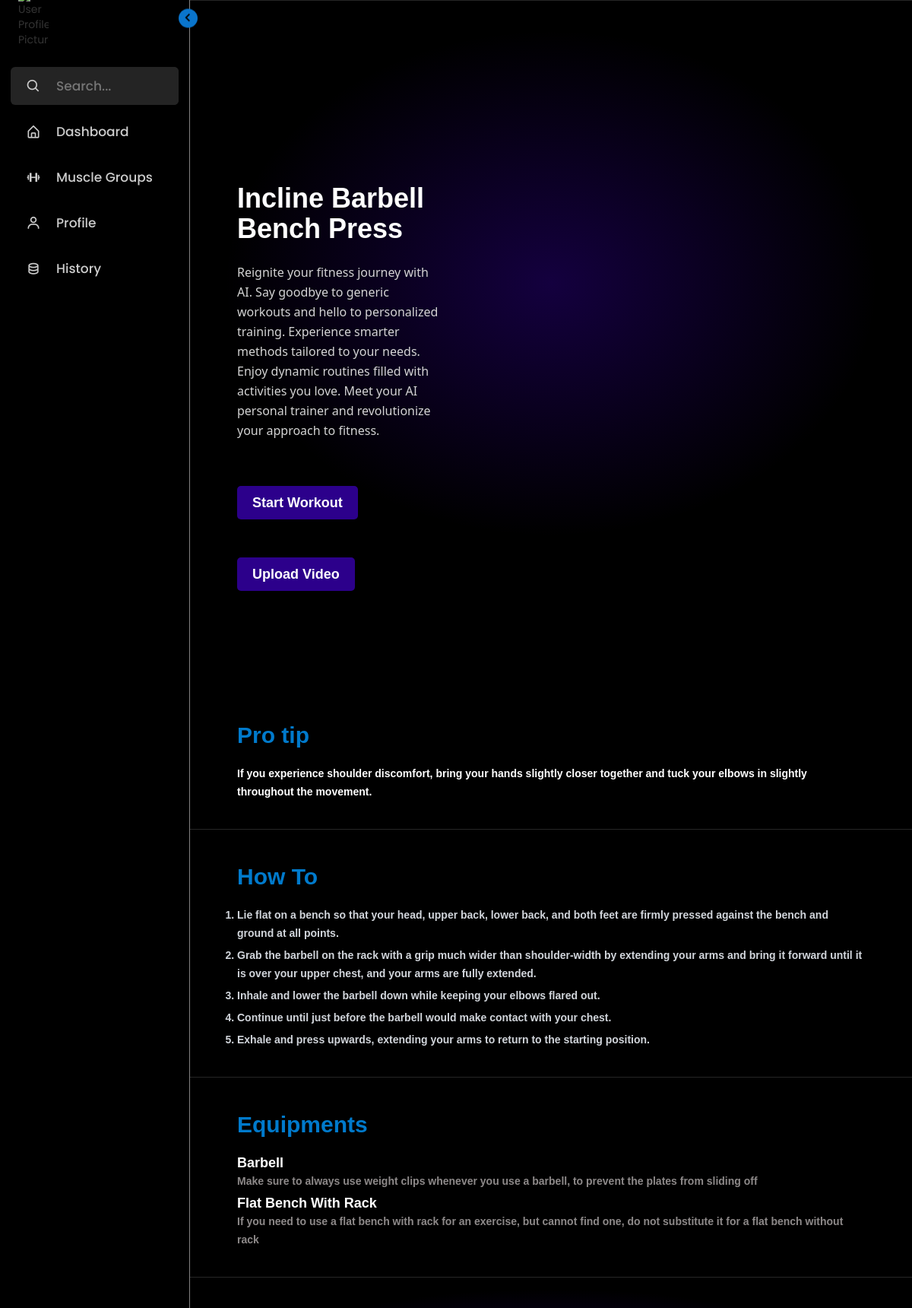
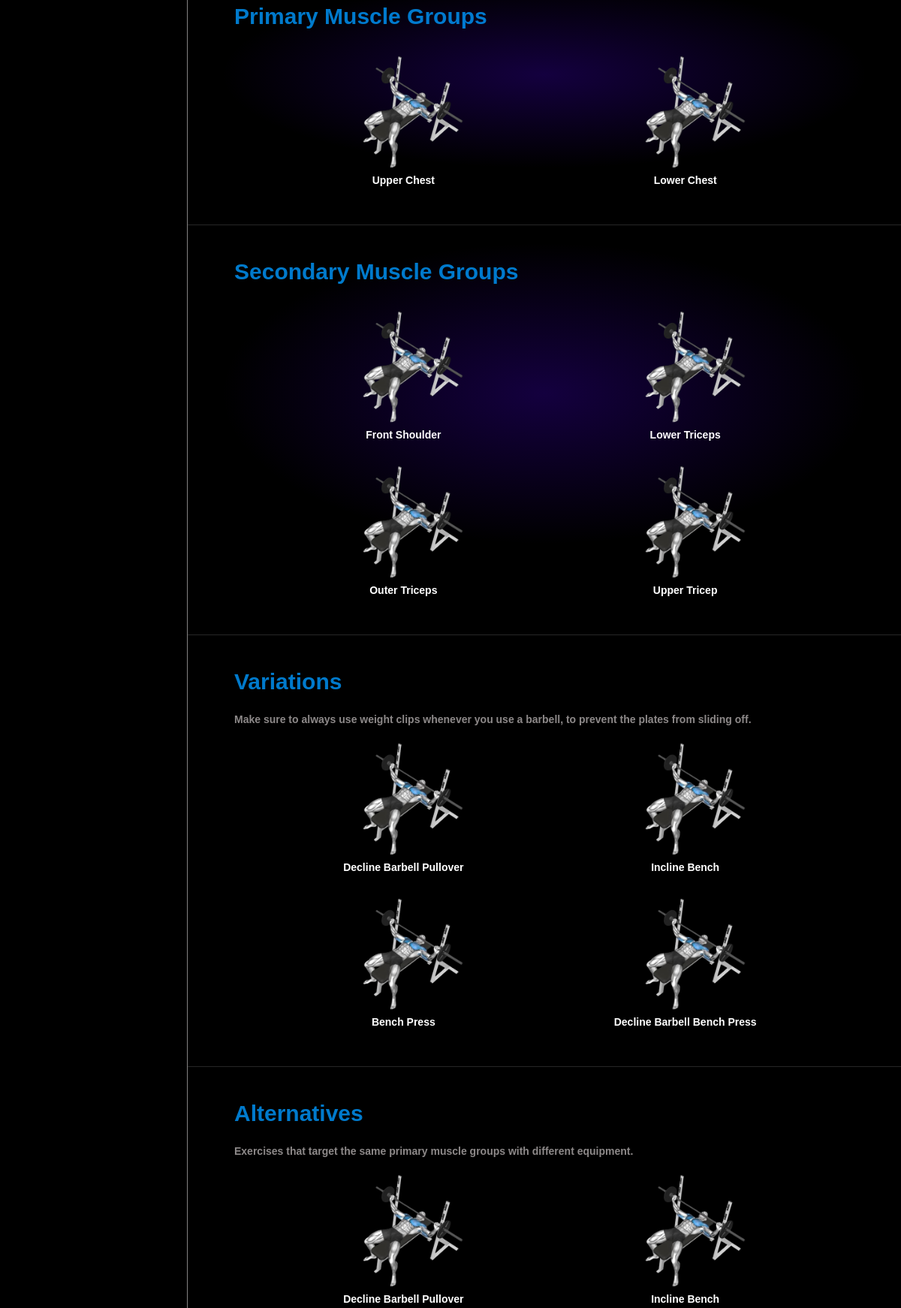
The app's page /workout/Incline Barbell Bench Press/ (signed in, upper part) with its own data (2 pictures, top to bottom).
### muscleGroups/models.py (models this page shows, shortened)
class Workout(models.Model):
    name = models.CharField(max_length=100, verbose_name='Workout Name')
    protip = models.TextField(null=True, blank=True, verbose_name='Pro Tip')
    howto = models.TextField(null=True, blank=True, verbose_name='How To')
    equipments = models.TextField(null=True, blank=True, verbose_name='Equipments')
    primary_image = models.ImageField(upload_to='workouts_photos', default='workouts_photos/1.png')
    secondary_image = models.ImageField(upload_to='workouts_photos', default='workouts_photos/1.png')
    variations_image = models.ImageField(upload_to='workouts_photos', default='workouts_photos/1.png')
    alternatives_image = models.ImageField(upload_to='workouts_photos', default='workouts_photos/1.png')
    video = models.FileField(upload_to='workout_videos', null=True, blank=True, verbose_name='Workout Video', default='workouts_videos/1.mp4')
    musclegroup_workout = models.CharField(max_length=100, default='n')  # Ensure names are unique
    class Meta:
        verbose_name = 'Workout'
        ordering = ['name']

### muscleGroups/views.py (the view)
# urls.py: path('',include('muscleGroups.urls')), #workouts
def workouts(request, msw_name):
    user_info = request.session.get('user_info', None)
    if user_info is None:
        return render(request, 'pages/login_pages/login.html')
    else:
        try:
            muscle_group_workout = msw_name
            workout = Workout.objects.filter(musclegroup_workout=muscle_group_workout)
            equipment_labels = []
            protip = ''
            howto_sentences = []
            if workout.exists():
                workout_instance = workout[0]
                if workout_instance.howto:
                    howto_sentences = workout_instance.howto.split('//')
                if workout_instance.protip:
                    words = workout_instance.protip.split(' ')
                    protip = ' '.join(words)
                if workout_instance.equipments:
                    for item in workout_instance.equipments.split('.'):
                        parts = item.strip().split(':')
                        if len(parts) == 2:
                            equipment_labels.append((parts[0], parts[1]))
            else:
                workout_instance = None
        except Workout.DoesNotExist:
            workout_instance = None
        return render(request, 'muscleGroups/workoutss.html', {'user_info': user_info,
                                                              'workout_instance': workout_instance,
                                                              'equipment_labels': equipment_labels,
                                                              'protip': protip,
                                                              'howto_sentences': howto_sentences,
                                                              'muscle_group_workout':muscle_group_workout})

### Templates/muscleGroups/workoutss.html (shortened to what this page needs)
{% extends 'pages/user.html' %}
{% block extra_css %}
{% load static %}
<link rel="stylesheet" href="{% static 'css/workouts/woork.css' %}" />
<link href="{% static 'css/pages/main.css' %}" rel="stylesheet" type="text/css" />
{% endblock extra_css %}
{% block content %}
<section class="section-banner">
  <div class="container mt-head">
    <aside class="home__hero">
      <div id="banner_Content" class="home-hero__content">
        <h1 class="banner_Largetxt">
          {{ workout_instance.name }}
        </h1>
        <p class="txt paragraph-normal">
          Reignite your fitness journey with AI. Say goodbye to generic workouts and hello to personalized training.
          Experience smarter methods tailored to your needs. Enjoy dynamic routines filled with activities you love.
          Meet your AI personal trainer and revolutionize your approach to fitness.
          <br />
        <div class="banner_buttons">
          <button id="start-button" onclick="startCamera()">
            <h4>Start Workout</h4>
          </button>
          <div class="button-container">
            <button id="uploadButton"><h4>Upload Video</h4></button>
          </div>
        </div>
      </div>
      <div id="banner_Video" class="home-hero__video">
        <div class="banner_video_Container">
          <div class="banner-video">
            <video autoplay loop muted frameborder="0" style="
                    position: absolute;
                    top: 0;
                    left: 0;
                    width: 100%;
                    height: 100%;" allow="autoplay; fullscreen" allowfullscreen>
              <source src="{{ workout_instance.video.url }}" type="video/mp4" />
            </video>
          </div>
        </div>
      </div>
    </aside>
  </div>
</section>
<section class="section-protip">
  <div class="container mt-head">
    <h2>Pro tip</h2>
    <h5>{{ protip }}</h5>
  </div>
</section>
<section class="section-how">
  <div class="container mt-head">
    <h2>How To</h2>
    <ol>
      {% for sentence in howto_sentences %}
      <li>{{ sentence }}</li>
      {% endfor %}
    </ol>
  </div>
</section>
<section class="section-equipment">
  <div class="container mt-head">
    <h2>Equipments</h2>
    {% for label, description in equipment_labels %}
    <h4>{{ label }}</h4>
    <h5 style="color: rgb(141, 137, 137)">{{ description }}</h5>
    {% endfor %}
  </div>
</section>
<section class="section-pmusclegroup">
  <div class="container mt-head">
    <h2>Primary Muscle Groups</h2>
    <div class="cards">
      <div class="card">
        <img src="{{ workout_instance.primary_image.url }}" alt="upper_chest3">
        <h5>Upper Chest</h5>
      </div>
      <div class="card">
        <img src="{{ workout_instance.primary_image.url }}" alt="upper_chest3">
        <h5>Lower Chest</h5>
      </div>
    </div>
</section>
<section class="section-smusclegroup">
  <div class="container mt-head">
    <h2>Secondary Muscle Groups</h2>
    <div class="cards">
      <div class="card">
        <img src="{{ workout_instance.primary_image.url }}" alt="upper_chest3">
        <h5>Front Shoulder</h5>
      </div>
      <div class="card">
        <img src="{{ workout_instance.primary_image.url }}" alt="upper_chest3">
        <h5>Lower Triceps</h5>
      </div>
      <div class="card">
        <img src="{{ workout_instance.primary_image.url }}" alt="upper_chest3">
        <h5>Outer Triceps</h5>
      </div>
      <div class="card">
        <img src="{{ workout_instance.primary_image.url }}" alt="upper_chest3">
        <h5>Upper Tricep</h5>
      </div>
    </div>
  </div>
</section>
<section class="section-variation">
  <div class="container mt-head">
    <h2 style=" text-align: left; "> Variations </h2>
    <h5 style="color:rgb(141, 137, 137);">Make sure to always use weight clips whenever you use a barbell, to prevent
      the plates from sliding off.</h5>
    <div class="cards">
      <div class="card">
        <img src="{{ workout_instance.primary_image.url }}" alt="upper_chest3">
        <h5>Decline Barbell Pullover</h5>
      </div>
      <div class="card">
        <img src="{{ workout_instance.primary_image.url }}" alt="upper_chest3">
        <h5>Incline Bench</h5>
      </div>
      <div class="card">
        <img src="{{ workout_instance.primary_image.url }}" alt="upper_chest3">
        <h5>Bench Press</h5>
      </div>
      <div class="card">
        <img src="{{ workout_instance.primary_image.url }}" alt="upper_chest3">
        <h5>Decline Barbell Bench Press</h5>
      </div>
    </div>
  </div>
</section>
<section class="section-Alternatives">
  <div class="container mt-head">
    <h2 style=" text-align: left; "> Alternatives </h2>
    <h5 style="color:rgb(141, 137, 137);">Exercises that target the same primary muscle groups with different equipment.
    </h5>
    <div class="cards">
      <div class="card">
        <img src="{{ workout_instance.primary_image.url }}" alt="upper_chest3">
        <h5>Decline Barbell Pullover</h5>
      </div>
      <div class="card">
        <img src="{{ workout_instance.primary_image.url }}" alt="upper_chest3">
        <h5>Incline Bench</h5>
      </div>
    </div>
  </div>
</section>
{% endblock content %}

### Neurofitness/static/css/pages/ussr.css (style rules this page uses)
* { margin: 0; padding: 0; box-sizing: border-box; font-family: 'Poppins', sans-serif; }
:root { --body-color: #000000; --sidebar-color: #000000; --primary-color: #0a75cc; --primary-color-light: #242424; --toggle-color: #fff; --text-color: #ccc; --tran-03: all 0.2s ease; --tran-03: all 0.3s ease; --tran-04: all 0.3s ease; --tran-05: all 0.3s ease; }
body { min-height: 100vh; background-color: var(--body-color); transition: var(--tran-05); }

### Neurofitness/static/css/workouts/woork.css (style rules this page uses)
.home-hero__video { background-image: repeating-linear-gradient( 60deg, #000000, #000000 13%, #000000 27%, #000000 39%, #000000 51%, #000000 64%, #000000 77%, #000000 89%, #000000 ); border-radius: 10px; padding: 2px; }
li { margin-bottom: 10px; text-align: left; }
h3, h4, p { text-align: left; }
.cards { display: flex; justify-content: space-evenly; flex-wrap: wrap; align-items: center; }
.card { flex-basis: 280px; margin: 10px; text-align: center; border-radius: 8px; }
.card img { width: 100%; height: 100%; object-fit: cover; border-radius: 8px; }
button { padding: 10px 20px; font-size: 18px; background-color: rgba(79, 0, 250, 0.555); color: #fff; border: none; border-radius: 5px; cursor: pointer; margin-top: 50px; }
.section-how, .section-banner, .section-equipment, .section-Alternatives, .section-variation, .section-pmusclegroup, .section-smusclegroup { display: block; border: 0 solid #fff; border-top: 1px solid #262626; border-bottom-color: #262626; padding: 32px 30px; position: relative; }
.section-protip { display: block; border-bottom-color: #262626; padding: 32px 30px; position: relative; }
h1 { color: var(--toggle-color) ; text-align: left; margin-top: 0; margin-bottom: 0; font-family: Syne, sans-serif; font-size: 36px; font-weight: 600; line-height: 40px; }
h2 { color: rgba(0, 150, 250, 0.815); margin-top: 0; margin-bottom: 20px; margin-top: -50px; font-family: Syne, sans-serif; font-size: 30px; font-weight: 600; line-height: 36px; }
h4 { color: var(--toggle-color) ; margin-top: 0; margin-bottom: 0; font-family: Syne, sans-serif; font-size: 18px; font-weight: 700; line-height: 24px; }
h5,li { color: var(--toggle-color) ; margin-top: 0; margin-bottom: 5px; font-family: Syne, sans-serif; font-size: 14px; font-weight: 600; line-height: 24px; }
p { color: var(--alto); margin-bottom: 10px; }
.section-banner, .section-pmusclegroup, .section-smusclegroup { background: radial-gradient(45.2% 36.8% at 50% 41.099999999999994%, rgba(79, 0, 250, 0.25) 0%, rgba(0, 2, 18, 0) 100%); }

### Templates/muscleGroups/workoutss.html (style rules this page uses)
h2 { color: rgba(0, 150, 250, 0.815); margin-top: 0; margin-bottom: 20px; margin-top: -50px; font-family: Syne, sans-serif; font-size: 30px; font-weight: 600; line-height: 36px; }

### records on screen
Workout: name "Incline Barbell Bench Press", protip "If you experience shoulder discomfort, bring your hands slightly closer together and tuck your elbows in slightly throughout the movement.", primary_image (picture)

### other values on screen
{{ sentence }} "Lie flat on a bench so that your head, upper back, lower back, and both feet are firmly pressed against the bench and ground at all points." "Grab the barbell on the rack with a grip much wider than shoulder-width by extending your arms and bring it forward until it is over your upper chest, and your arms are fully extended." "Inhale and lower the barbell down while keeping your elbows flared out." "Continue until just before the barbell would make contact with your chest." "Exhale and press upwards, extending your arms to return to the starting position."
{{ label }} "Barbell" "Flat Bench With Rack"
{{ description }} "Make sure to always use weight clips whenever you use a barbell, to prevent the plates from sliding off" "If you need to use a flat bench with rack for an exercise, but cannot find one, do not substitute it for a flat bench without rack"
